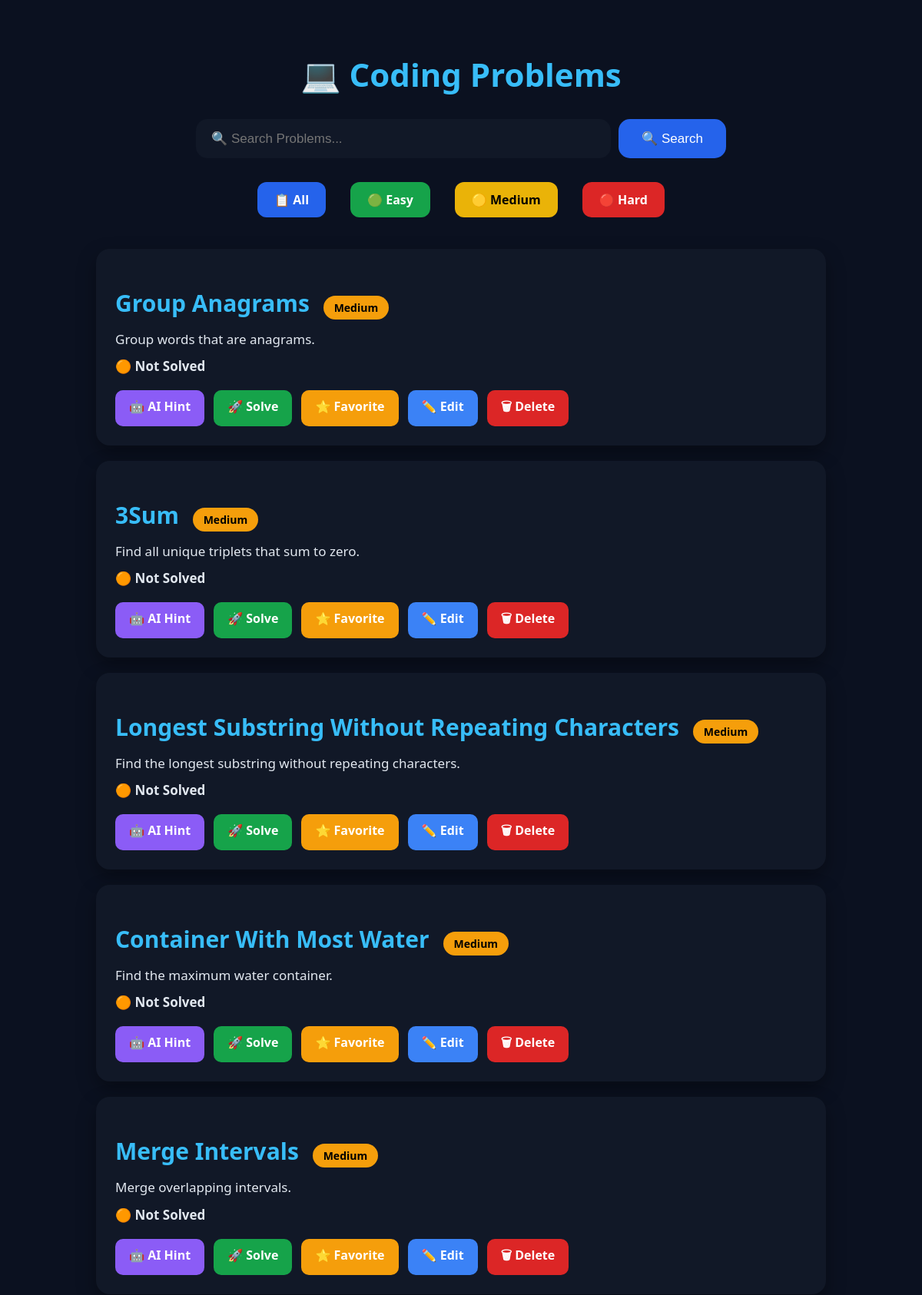
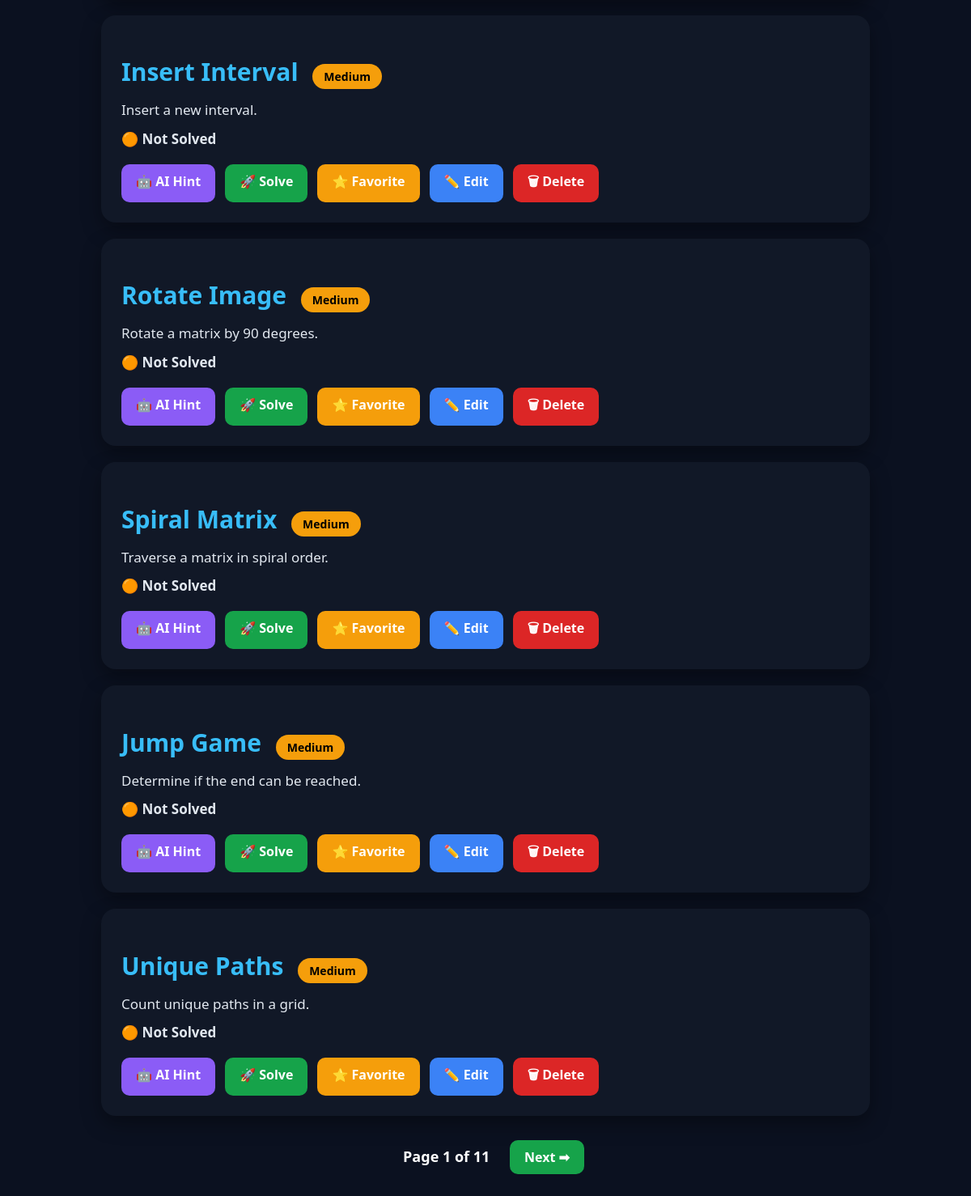
The page /problems?difficulty=Medium on the database its author committed (2 pictures, top to bottom).
### tables this page shows
CREATE TABLE problems (
    id INTEGER PRIMARY KEY AUTOINCREMENT,
    title TEXT,
    difficulty TEXT,
    description TEXT,
    status TEXT,
    favorite TEXT
);

### app.py (the view)
@app.route("/problems")
def problems():
    search = request.args.get("search", "")
    difficulty = request.args.get("difficulty", "")
    page = request.args.get("page", 1, type=int)
    per_page = 10
    offset = (page - 1) * per_page
    conn = sqlite3.connect("database.db")
    cursor = conn.cursor()
    query = "SELECT * FROM problems WHERE 1=1"
    params = []
    if search:
        query += " AND title LIKE ?"
        params.append("%" + search + "%")
    if difficulty:
        query += " AND difficulty=?"
        params.append(difficulty)
    count_query = query
    cursor.execute(count_query, params)
    total = len(cursor.fetchall())
    query += " LIMIT ? OFFSET ?"
    params.extend([per_page, offset])
    cursor.execute(query, params)
    problems = cursor.fetchall()
    conn.close()
    total_pages = (total + per_page - 1) // per_page
    return render_template(
        "problems.html",
        problems=problems,
        search=search,
        difficulty=difficulty,
        page=page,
        total_pages=total_pages
    )

### templates/problems.html (shortened to what this page needs)
<!DOCTYPE html>
<html>
<head>
</head>
<body>
<h1>💻 Coding Problems</h1>
<form method="GET" action="/problems">
    <input
        type="text"
        name="search"
        placeholder="🔍 Search Problems..."
        value="{{ search }}">
    <button type="submit">
        🔍 Search
    </button>
</form>
<div class="filters">
    <a href="/problems" class="filter-btn all">
        📋 All
    </a>
    <a href="/problems?difficulty=Easy" class="filter-btn easy">
        🟢 Easy
    </a>
    <a href="/problems?difficulty=Medium" class="filter-btn medium">
        🟡 Medium
    </a>
    <a href="/problems?difficulty=Hard" class="filter-btn hard">
        🔴 Hard
    </a>
</div>
{% for problem in problems %}
<div class="card">
<h2>
{{ problem[1] }}
{% if problem[2]=="Easy" %}
<span class="badge easy">Easy</span>
{% elif problem[2]=="Medium" %}
<span class="badge medium">Medium</span>
{% else %}
<span class="badge hard">Hard</span>
{% endif %}
</h2>
<p class="description">
{{ problem[3] }}
</p>
<p class="status">
{% if problem[4]=="Solved" %}
🟢 Solved
{% else %}
🟠 Not Solved
{% endif %}
</p>
<div class="actions">
    <a href="/ai_hint/{{ problem[0] }}" class="btn ai">
        🤖 AI Hint
    </a>
    <a href="/problem/{{ problem[0] }}" class="btn solve">
    🚀 Solve
</a>
    {% if problem[5] == "Yes" %}
<a href="/favorite/{{ problem[0] }}"
   class="btn favorite"
   style="background:#22c55e;">
    ⭐ Favorited
</a>
{% else %}
<a href="/favorite/{{ problem[0] }}"
   class="btn favorite">
    ⭐ Favorite
</a>
{% endif %}
    <a href="/edit_problem/{{ problem[0] }}" class="btn edit">
        ✏️ Edit
    </a>
    <a href="/delete_problem/{{ problem[0] }}" class="btn delete">
        🗑 Delete
    </a>
</div>
</div>
{% endfor %}
<div style="text-align:center; margin-top:30px;">
    <span style="margin:0 20px;font-size:18px;font-weight:bold;">
        Page {{ page }} of {{ total_pages }}
    </span>
    {% if page < total_pages %}
        <a href="/problems?page={{ page+1 }}&search={{ search }}&difficulty={{ difficulty }}"
           class="btn solve">
            Next ➡
        </a>
    {% endif %}
</div>
</body>
</html>

### templates/problems.html (style rules this page uses)
body { background:#0b1120; color:white; font-family:'Segoe UI',sans-serif; margin:0; padding:40px; }
h1 { text-align:center; font-size:42px; color:#38bdf8; margin-bottom:30px; }
form { display:flex; justify-content:center; gap:10px; margin-bottom:25px; }
input[type=text] { width:500px; padding:15px 20px; border:none; border-radius:15px; font-size:17px; background:#111827; color:white; outline:none; }
button { background:#2563eb; color:white; border:none; border-radius:15px; padding:15px 30px; font-size:17px; cursor:pointer; transition:.3s; }
.filters { display:flex; justify-content:center; align-items:center; gap:20px; margin:20px 0 35px; flex-wrap:wrap; }
.card { background:#111827; border-radius:18px; padding:25px; margin:20px auto; max-width:900px; text-align:left; box-shadow:0 10px 25px rgba(0,0,0,.35); transition:.3s; }
.card h2 { color:#38bdf8; margin-bottom:12px; font-size:30px; }
.card p { font-size:17px; margin:10px 0; color:#e2e8f0; }
.filter-btn { display:inline-block; padding:12px 22px; margin:6px; border-radius:12px; text-decoration:none; font-weight:bold; transition:.3s; }
.all { background:#2563eb; color:white; }
.easy { background:#16a34a; color:white; }
.medium { background:#eab308; color:black; }
.hard { background:#dc2626; color:white; }
.actions { display:flex; flex-wrap:wrap; gap:12px; margin-top:20px; }
.btn { padding:10px 18px; border-radius:10px; text-decoration:none; color:white; font-weight:bold; transition:.3s; display:inline-block; }
.ai { background:#8b5cf6; }
.solve { background:#16a34a; }
.favorite { background:#f59e0b; }
.edit { background:#3b82f6; }
.delete { background:#dc2626; }
.badge { display:inline-block; padding:6px 14px; border-radius:20px; font-size:14px; font-weight:bold; margin-left:10px; }
.badge.medium { background:#f59e0b; color:black; }
.status { margin-top:15px; font-size:17px; font-weight:bold; }
.description { margin-top:15px; color:#cbd5e1; line-height:1.6; font-size:16px; }

### rows shown on the page
problems: title "Group Anagrams", difficulty "Medium", description "Group words that are anagrams.", status "🟠 Not Solved"
problems: title "3Sum", difficulty "Medium", description "Find all unique triplets that sum to zero.", status "🟠 Not Solved"
problems: title "Longest Substring Without Repeating Characters", difficulty "Medium", description "Find the longest substring without repeating characters.", status "🟠 Not Solved"
problems: title "Container With Most Water", difficulty "Medium", description "Find the maximum water container.", status "🟠 Not Solved"
problems: title "Merge Intervals", difficulty "Medium", description "Merge overlapping intervals.", status "🟠 Not Solved"
problems: title "Insert Interval", difficulty "Medium", description "Insert a new interval.", status "🟠 Not Solved"
problems: title "Rotate Image", difficulty "Medium", description "Rotate a matrix by 90 degrees.", status "🟠 Not Solved"
problems: title "Spiral Matrix", difficulty "Medium", description "Traverse a matrix in spiral order.", status "🟠 Not Solved"
problems: title "Jump Game", difficulty "Medium", description "Determine if the end can be reached.", status "🟠 Not Solved"
problems: title "Unique Paths", difficulty "Medium", description "Count unique paths in a grid.", status "🟠 Not Solved"

### other values the page prints
{{ page }} "1"
{{ total_pages }} "11"
